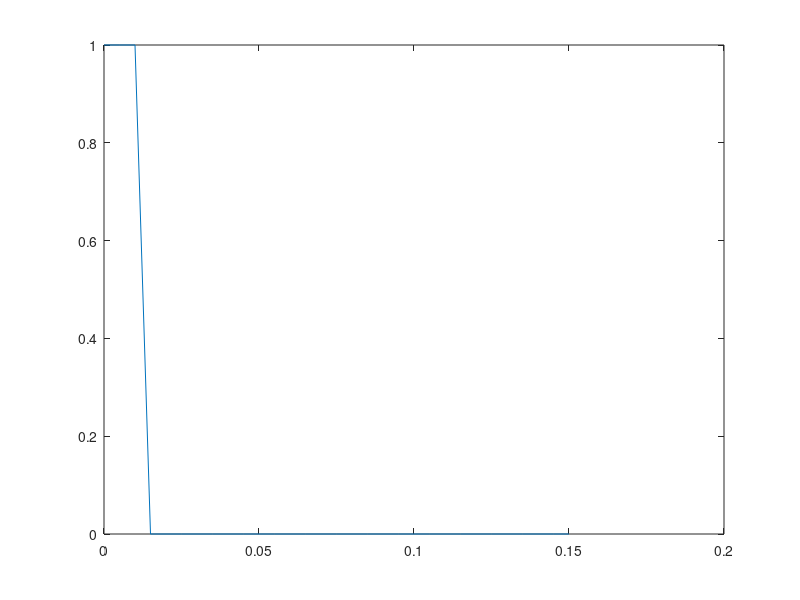

MATLAB code to generate this figure:
clear all; close all;

mV = [0:0.005:0.15];

k = (-0.00001) / (1 - 0);

n = 0.009;

fS = (k*mV);% + n;

fS(fS < 0) = 0;
fS(mV <= 0.01) = 1;

plot(mV,fS);